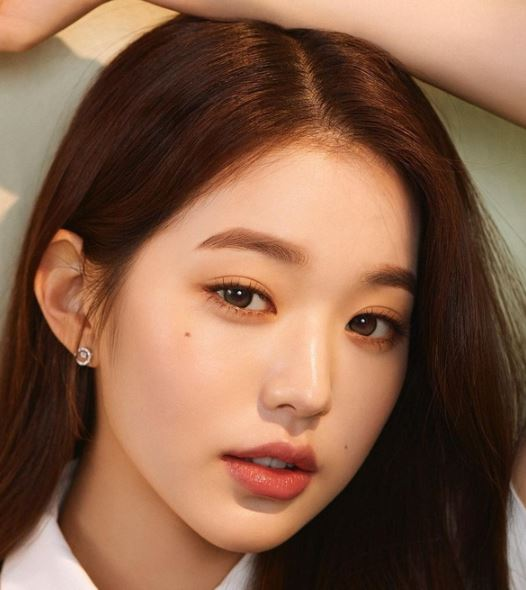
#> input picture facerecog/facerecog/report/wonyoung1.jpg, 526 x 590 px
$ python face_detection.py
#> lines starting #> are read from the running program, lines starting #| are printed output that depends on the picture; after the words box and inside, x2 and y2 are one past the last pixel; in counts of white or black regions, pixels touching at a corner belong together
import cv2

def detect_faces(image_path):
#> called with image_path = 'wonyoung1.jpg'
    image = cv2.imread(image_path)
#> image is the input picture: shape (590, 526, 3); mean B, G, R 72, 94.6, 132.8
    gray = cv2.cvtColor(image, cv2.COLOR_BGR2GRAY) #이미지 흑백 전환
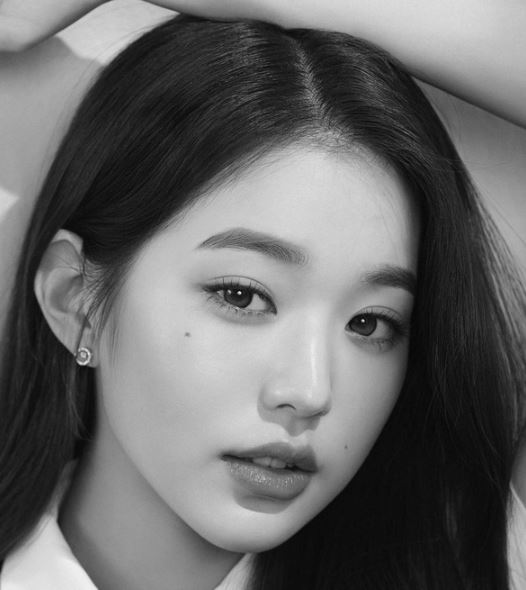
#> gray: shape (590, 526); min 4, max 242, mean 103.5

    # HaarFeature를 이용한 CascadeClassifier 호출
    face_cascade = cv2.CascadeClassifier(cv2.data.haarcascades + 'haarcascade_frontalface_default.xml')

    # 이미지에서 얼굴을 검출
    faces = face_cascade.detectMultiScale(gray, scaleFactor=1.1, minNeighbors=5, minSize=(30, 30))
#> faces = [[89, 155, 394, 394]]

    # 검출된 얼굴에 사각형을 그림
    for (x, y, w, h) in faces:
        cv2.rectangle(image, (x, y), (x+w, y+h), (0, 255, 0), 2)
#> this loop made 1 pass
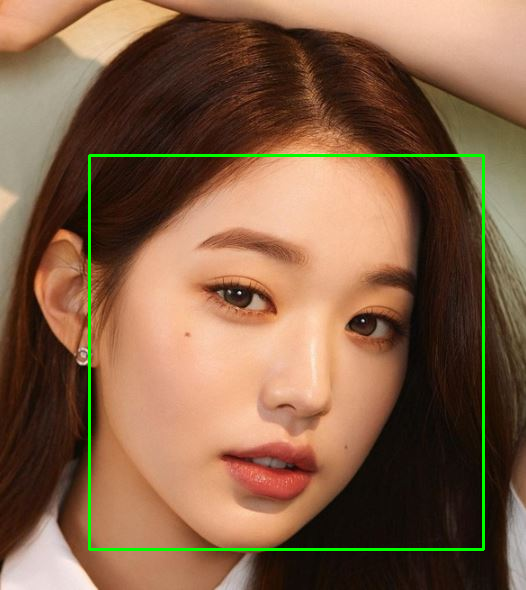
#> image: shape (590, 526, 3); 1.52% of pixels changed, all inside (x1, y1, x2, y2) = (88, 154, 485, 551)

    # 출력
    cv2.imshow('Face Detection', image)
    cv2.waitKey(0)
    cv2.destroyAllWindows()


image_path = 'wonyoung1.jpg'
detect_faces(image_path)

$ run again, with facerecog/facerecog/report/ive3.jpg copied over facerecog/facerecog/report/wonyoung1.jpg
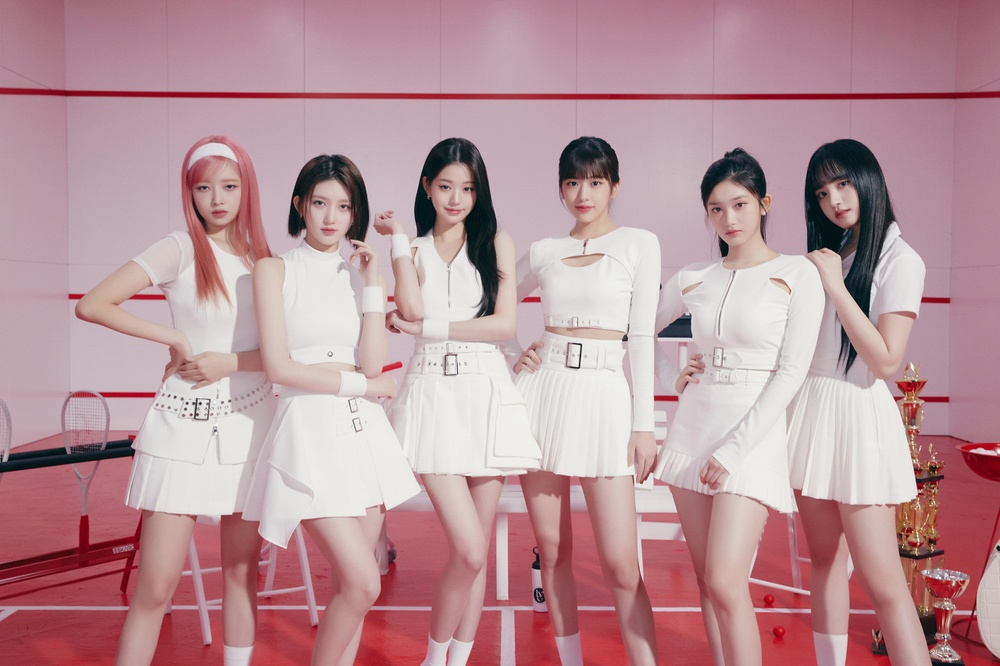
#> input picture facerecog/facerecog/report/ive3.jpg, 1000 x 666 px, shrunk from 1280 x 853 before the run
#> in detect_faces, image is the input picture: shape (666, 1000, 3); mean B, G, R 153.5, 147.5, 184.6
#> in detect_faces, `gray = cv2.cvtColor(image, cv2.COLOR_BGR2GRAY)`:
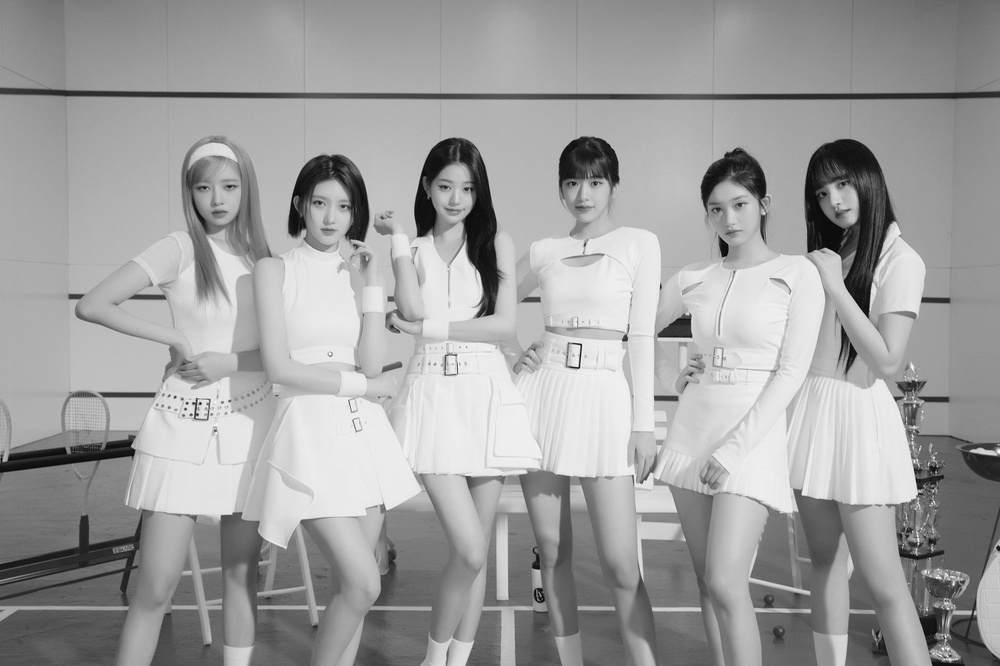
#> gray: shape (666, 1000); min 0, max 255, mean 159.3
#> faces = [[426, 166, 58, 58], [300, 182, 61, 61], [698, 182, 65, 65], [187, 164, 62, 62], [553, 161, 63, 63]]
#> the loop in detect_faces, `for (x, y, w, h) in faces:` made 5 passes
#> after the loop in detect_faces, `for (x, y, w, h) in faces:`:
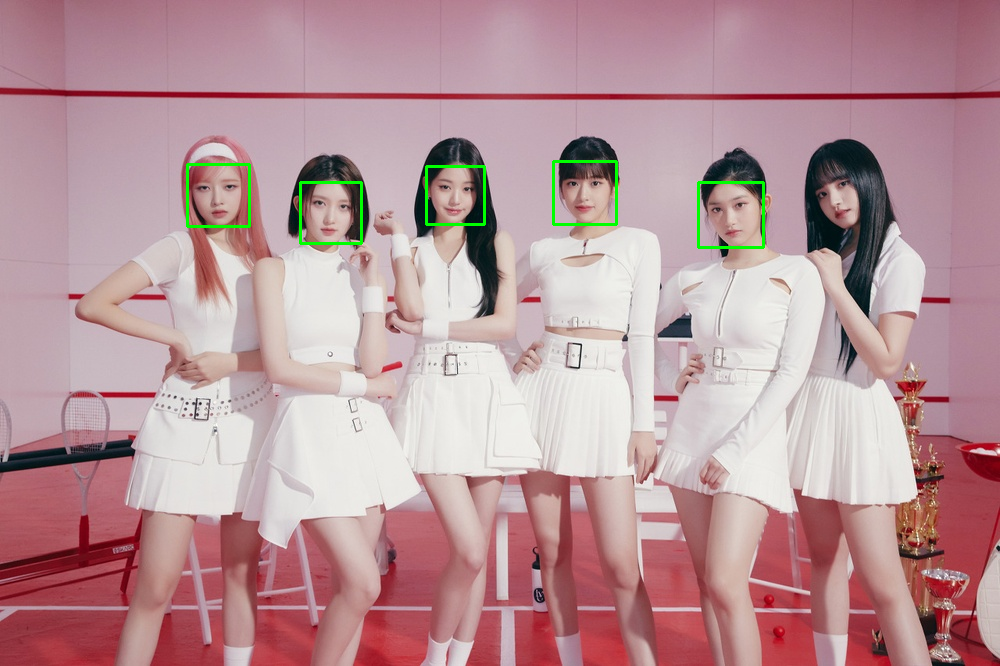
#> image: shape (666, 1000, 3); 0.55% of pixels changed, all inside (x1, y1, x2, y2) = (186, 160, 765, 249)

$ run again, with facerecog/facerecog/report/ive4.jpg copied over facerecog/facerecog/report/wonyoung1.jpg
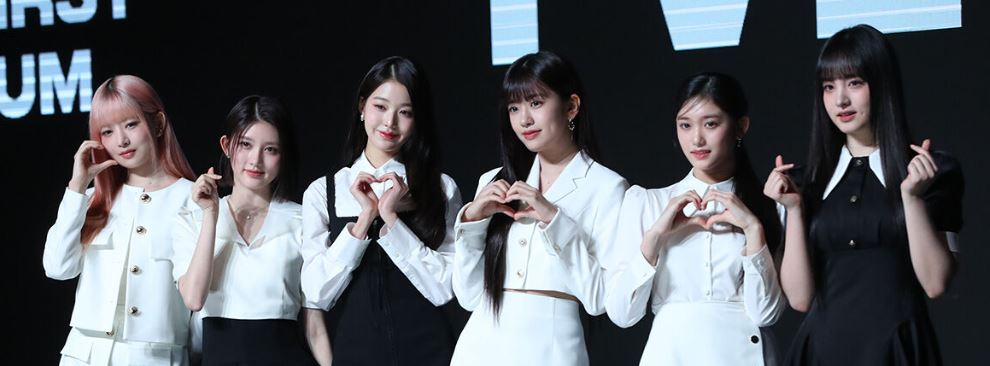
#> input picture facerecog/facerecog/report/ive4.jpg, 990 x 366 px
#> in detect_faces, image is the input picture: shape (366, 990, 3); mean B, G, R 97.3, 92, 88.5
#> in detect_faces, `gray = cv2.cvtColor(image, cv2.COLOR_BGR2GRAY)`:
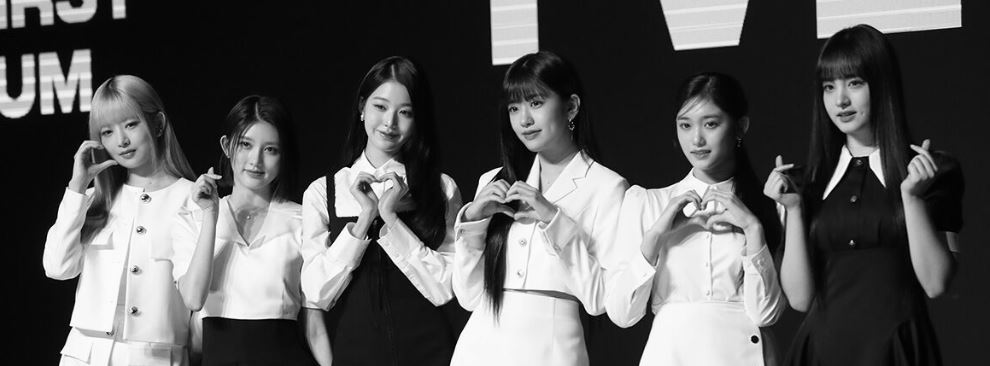
#> gray: shape (366, 990); min 0, max 255, mean 91.6
#> faces = [[498, 84, 61, 61], [667, 100, 64, 64], [809, 59, 70, 70], [357, 82, 68, 68], [224, 122, 66, 66], [319, 191, 87, 87], [453, 95, 160, 160]]
#> the loop in detect_faces, `for (x, y, w, h) in faces:` made 7 passes
#> after the loop in detect_faces, `for (x, y, w, h) in faces:`:
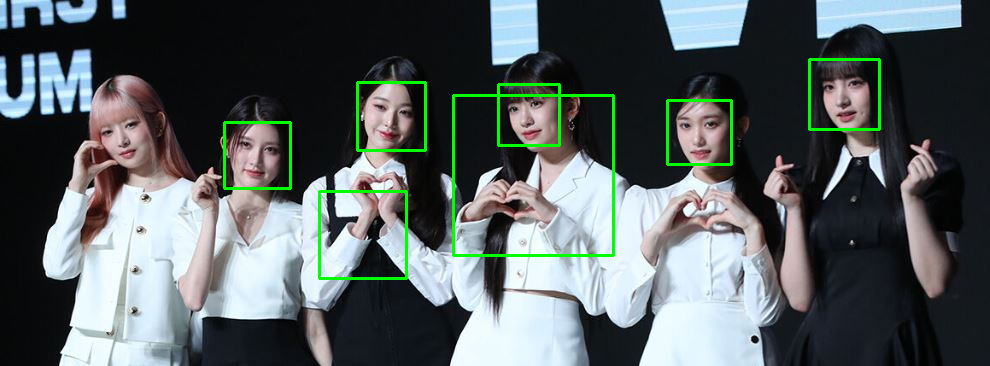
#> image: shape (366, 990, 3); 1.89% of pixels changed, all inside (x1, y1, x2, y2) = (223, 58, 881, 280)
